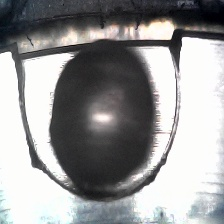
#> input picture dataset/Bad/bad_0006.jpg, 224 x 224 px, given as the content of the folder train_x, which was not available
$ jupyter execute --allow-errors Untitled3-Copy1.ipynb   (shell and % lines are left out)
#> lines starting #> are read from the running program, lines starting #| are printed output that depends on the picture; long printed decimals are rounded; pictures that were not available may be replaced by others from this repository, and a replacement may not be noted
[cell 1]
import os
import shutil
import random
import numpy as np
import copy
import matplotlib.pyplot as plt
import h5py
import scipy
from PIL import Image
from scipy import ndimage
from lr_utils import load_dataset
from sklearn.model_selection import train_test_split
from pathlib import Path
# from public_tests import *

[cell 2]
# STEP 1: Set the correct paths based on your current working directory
bad_folder = "dataset/Bad"
good_folder = "dataset/Good"

# STEP 2: Check if these directories exist
print(f"Bad folder exists: {os.path.exists(bad_folder)}")
print(f"Good folder exists: {os.path.exists(good_folder)}")

# Only proceed if both folders exist
if os.path.exists(bad_folder) and os.path.exists(good_folder):
    # STEP 3: Get all image file names, but filter out directories
    bad_images = [f.name for f in Path(bad_folder).iterdir() if f.is_file()]
    good_images = [f.name for f in Path(good_folder).iterdir() if f.is_file()]

    print(f"Found {len(bad_images)} files in Bad folder")
    print(f"Found {len(good_images)} files in Good folder")

    # STEP 4: Split Bad images
    bad_train, bad_test = train_test_split(bad_images, test_size=0.2)
    print(f"total bad train and bad test {len(bad_train)} {len(bad_test)}")

    # STEP 5: Split Good images
    good_train, good_test = train_test_split(good_images, test_size=0.2)
    print(f"total good train and good test {len(good_train)} {len(good_test)}")

    # STEP 6: Create new folders
    os.makedirs("train_x", exist_ok=True)
    os.makedirs("train_y", exist_ok=True)
    os.makedirs("test_x", exist_ok=True)
    os.makedirs("test_y", exist_ok=True)
    # STEP 7: Copy files
    # Copy training images
    for img in bad_train:
        shutil.copy(os.path.join(bad_folder, img), os.path.join("train_x", img))
    for img in good_train:
        shutil.copy(os.path.join(good_folder, img), os.path.join("train_x", img))

    # Copy test images
    for img in bad_test:
        shutil.copy(os.path.join(bad_folder, img), os.path.join("test_x", img))
    for img in good_test:
        shutil.copy(os.path.join(good_folder, img), os.path.join("test_x", img))

    print("Done! Check train_x and test_x folders")
else:
    print("Error: One or both folders don't exist. Please check the paths.")

[cell 3]
# specify the index to check whether images load or not
index = 123
# specify the complete path to the image directory
image_directory = "dataset/Bad"  # Update this path!

# Combine directory path with filename
#> (the rest of this cell did not finish here and is left out)

[cell 4]
# STEP 1: Load images from train_x folder
folder_path = "train_x"
image_files = os.listdir(folder_path)

# Let's check what we found
print(f"Total files in folder: {len(image_files)}")
print("First 10 files:", image_files[:10])

# STEP 2: Create list to store all images
train_x = []
train_paths = []
for image_file in image_files:
    path = os.path.join(folder_path, image_file)
    # Load and resize image
    img = Image.open(f"{folder_path}/{image_file}")
#> img is the input picture: PIL image 224x224 RGB; mean R, G, B 150.9, 151.2, 151.7
    img = img.resize((64, 64))
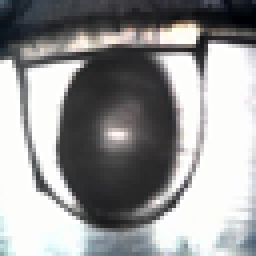
#> img: PIL image 64x64 RGB (shown 4 times larger); mean R, G, B 150.8, 151.2, 151.7

    # Convert to grayscale
    img = img.convert('L')
#> img: PIL image 64x64 L

    img_array = np.array(img)
    train_x.append(img_array)
    train_paths.append(path)
# STEP 3: Create train_set_x like you wanted
train_set_x = np.array(train_x[:])

print(f"train_set_x shape: {train_set_x.shape}")
#| train_set_x shape: (1, 64, 64)
print("Done! Your train_set_x is ready")
#> (the rest of this cell did not finish here and is left out)

[cell 5]
# Create labels based on filenames
labels = []
for image_file in image_files:
    if image_file.startswith('good'):
        labels.append(1)  # Good = 1
    else:  # bad images
        labels.append(0)  # Bad = 0

# Convert to numpy array and reshape to (1, 2015)
train_set_y = np.array(labels).reshape(1, -1)

print(f"train_set_y shape: {train_set_y.shape}")

[cell 6]
# STEP 2: Load images from test_x folder
folder_path = "test_x"
# Filter out directories and hidden files
image_files = sorted([f for f in os.listdir(folder_path)
                     if os.path.isfile(os.path.join(folder_path, f))
                     and not f.startswith('.')])

print(f"Total test files: {len(image_files)}")
print("First 5 files:", image_files[:5])

# STEP 2: Create list to store test images
test_x = []
test_paths=[]

for image_file in image_files:
    path = os.path.join(folder_path, image_file)
    # Load and resize image
    img = Image.open(path)  # Use the path variable directly
    img = img.resize((64, 64))

    # Convert to grayscale
    img = img.convert('L')

    img_array = np.array(img)
    test_x.append(img_array)
    test_paths.append(path)

# STEP 3: Create test_set_x
test_set_x = np.array(test_x[:])

# STEP 4: Create test_set_y (labels)
labels = []
for image_file in image_files:
    if image_file.startswith('good'):
        labels.append(1)  # Good = 1
    else:  # bad images
        labels.append(0)  # Bad = 0

# Convert to shape (1, number_of_test_images)
test_set_y = np.array(labels).reshape(1, -1)

print(f"test_set_x shape: {test_set_x.shape}")
#| test_set_x shape: (1, 64, 64)
print(f"test_set_y shape: {test_set_y.shape}")
print("Done! Your test sets are ready")
print(test_paths[1534] if len(test_paths) > 1534 else "Index 1534 is out of range")

[cell 7]
train_set_x_flatten = train_set_x.reshape(train_set_x.shape[0], -1).T
#> train_set_x_flatten = 4096 values, max 255 at index 684, min 0 at index 380, mean 151.2
test_set_x_flatten = test_set_x.reshape(test_set_x.shape[0], -1).T
#> test_set_x_flatten has the same summary as train_set_x_flatten

[cell 8]
print ("train_set_x_flatten shape: " + str(train_set_x_flatten.shape))
#| train_set_x_flatten shape: (4096, 1)
print ("train_set_y shape: " + str(train_set_y.shape))
print ("test_set_x_flatten shape: " + str(test_set_x_flatten.shape))
#| test_set_x_flatten shape: (4096, 1)
print ("test_set_y shape: " + str(test_set_y.shape))

[cell 9]
train_set_x = train_set_x_flatten / 255
#> train_set_x = 4096 values, max 1 at index 684, min 0 at index 380, mean 0.593
test_set_x = test_set_x_flatten / 255
#> test_set_x has the same summary as train_set_x

[cell 10]
def sigmoid(z):
    s = 1 / (1 + np.exp(-z))
    return s

[cell 11]
print ("sigmoid([0, 2]) = " + str(sigmoid(np.array([0,2]))))

[cell 12]
def layer_sizes(X, Y):
    n_x = X.shape[0]
#> n_x = 4096
    n_h = 12
    n_y = Y.shape[0]
    return (n_x, n_h, n_y)

[cell 13]
def initialize_parameters(n_x, n_h, n_y):
    W1 = np.random.randn(n_h, n_x) * 0.01
    b1 = np.zeros((n_h, 1))
    W2 = np.random.randn(n_y, n_h) * 0.01
    b2 = np.zeros((n_y, 1))

    parameters = {"W1" : W1,
                  "b1" : b1,
                  "W2" : W2,
                  "b2" : b2}
    return parameters

[cell 14]
np.random.seed(2)
n_x, n_h, n_y = layer_sizes(train_set_x, train_set_y)
#> n_x = 4096; n_h = 12; n_y = 1
# n_x, n_h, n_y = initialize_parameters_test_case()
parameters = initialize_parameters(n_x, n_h, n_y)
#> parameters = 4 items

[cell 15]
def forward_propagation(X, parameters):
    W1 = parameters["W1"]
    b1 = parameters["b1"]
    W2 = parameters["W2"]
    b2 = parameters["b2"]

    Z1 = np.dot(W1, X) + b1
    A1 = np.tanh(Z1)
    Z2 = np.dot(W2, A1) + b2
    A2 = sigmoid(Z2)

    assert(A2.shape == (1, X.shape[1]))
    cache = {"Z1" : Z1,
             "A1" : A1,
             "Z2" : Z2,
             "A2" : A2}
    return A2, cache

[cell 16]
def compute_cost(A2, Y):
    m = Y.shape[1]
    logprobs = np.multiply(np.log(A2), Y) + np.multiply(np.log(1 - A2), (1 - Y))
    cost = -1 / m * np.sum(logprobs)
    cost = float(np.squeeze(cost))
    return cost

[cell 17]
def backward_propagation(parameters, cache, X, Y):
    m = X.shape[1]

    W1 = parameters["W1"]
    W2 = parameters["W2"]

    A1 = cache["A1"]
    A2 = cache["A2"]

    dZ2 = A2 - Y
    dW2 = 1 / m * np.dot(dZ2, A1.T)
    db2 = 1 / m * np.sum(dZ2, axis = 1, keepdims = True)
    dZ1 = np.dot(W2.T, dZ2) * (1 - np.power(A1, 2))
    dW1 = 1 / m * np.dot(dZ1, X.T)
    db1 = 1 / m * np.sum(dZ1, axis = 1, keepdims = True)

    grads = {"dW1" : dW1,
             "db1" : db1,
             "dW2" : dW2,
             "db2" : db2
            }
    return grads

[cell 18]
def update_parameters(parameters, grads, learning_rate = 0.01):
    W1 = parameters["W1"]
    b1 = parameters["b1"]
    W2 = parameters["W2"]
    b2 = parameters["b2"]

    dW1 = grads["dW1"]
    db1 = grads["db1"]
    dW2 = grads["dW2"]
    db2 = grads["db2"]

    W1 = W1 - learning_rate * dW1
    b1 = b1 - learning_rate * db1
    W2 = W2 - learning_rate * dW2
    b2 = b2 - learning_rate * db2

    parameters = {"W1" : W1,
                  "b1" : b1,
                  "W2" : W2,
                  "b2" : b2,
                 }
    return parameters

[cell 19]
def nn_model(X, Y, n_h, num_iterations=10000, print_cost=False):
#> called with X = array of shape (4096, 1), Y = array of shape (1, 1), n_h = 2, num_iterations = 10000, print_cost = True
    np.random.seed(3)

    # Get layer sizes
    n_x, _, n_y = layer_sizes(X, Y)
#> n_x = 4096; n_y = 1

    # Initialize parameters
    parameters = initialize_parameters(n_x, n_h, n_y)
#> parameters = 4 items

    # Training loop
    for i in range(num_iterations):
        A2, cache = forward_propagation(X, parameters)
        cost = compute_cost(A2, Y)
        grads = backward_propagation(parameters, cache, X, Y)
        parameters = update_parameters(parameters, grads)

        if print_cost and i % 1000 == 0:
            print("Cost after iteration %i: %f" % (i, cost))
#> this loop made 10000 passes
#> (Z1 in forward_propagation, Z2 in forward_propagation) on passes 1 to 3: ([-0.896, -0.694], [0.00217]), ([-0.93, -0.618], [-0.00782]), ([-0.979, -0.557], [-0.0175])
#| Cost after iteration 0: 0.6942
#| Cost after iteration 1000: 0.03559
#| Cost after iteration 2000: 0.01743
#| Cost after iteration 3000: 0.0115
#> (further printed lines are left out)

    return parameters

[cell 20]
def predict(parameters, X):
    A2, cache = forward_propagation(X, parameters)
    predictions = (A2 > 0.5).astype(int)
    return predictions

[cell 21]
parameters = nn_model(train_set_x,train_set_y, n_h = 2, num_iterations=10000, print_cost=True)

[cell 22]
predictions_train = predict(parameters, train_set_x)  # predict labels for training set

correct_predictions = (np.dot(train_set_y, predictions_train.T) +
                       np.dot(1 - train_set_y, 1 - predictions_train.T)).item()

accuracy = float(correct_predictions) / train_set_y.size * 100
print(f"Accuracy: {accuracy:.2f}%")
#| Accuracy: 100.00%


$ run again, on dataset/Bad/bad_0035.jpg
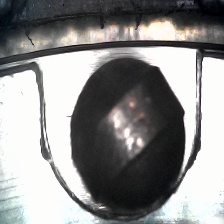
#> input picture dataset/Bad/bad_0035.jpg, 224 x 224 px, given as the content of the folder train_x, which was not available
#> img is the input picture: PIL image 224x224 RGB; mean R, G, B 142.1, 142.2, 141.8
#> `img = img.resize((64, 64))`:
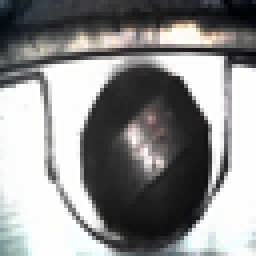
#> img: PIL image 64x64 RGB (shown 4 times larger); mean R, G, B 142, 142.1, 141.7
#| train_set_x shape: (1, 64, 64)
#| test_set_x shape: (1, 64, 64)
#> train_set_x_flatten = 4096 values, max 255 at index 685, min 0 at index 191, mean 142.1
#> test_set_x_flatten has the same summary as train_set_x_flatten
#| train_set_x_flatten shape: (4096, 1)
#| test_set_x_flatten shape: (4096, 1)
#> train_set_x = 4096 values, max 1 at index 685, min 0 at index 191, mean 0.557
#> test_set_x has the same summary as train_set_x
#> `n_x, n_h, n_y = layer_sizes(train_set_x, train_set_y)`: n_x = 4096; n_h = 12; n_y = 1
#> `parameters = initialize_parameters(n_x, n_h, n_y)`: parameters = 4 items
#> in nn_model, `n_x, _, n_y = layer_sizes(X, Y)`: n_x = 4096; n_y = 1
#> in nn_model, `parameters = initialize_parameters(n_x, n_h, n_y)`: parameters = 4 items
#> the loop in nn_model, `for i in range(num_iterations):` made 10000 passes
#> (Z1 in forward_propagation, Z2 in forward_propagation) on passes 1 to 3: ([-0.377, -1.04], [0.00677]), ([-0.434, -0.993], [-0.0025]), ([-0.503, -0.962], [-0.0119])
#> (printed output is left out)
#| Accuracy: 100.00%

$ run again, on dataset/Bad/bad_0042.jpg
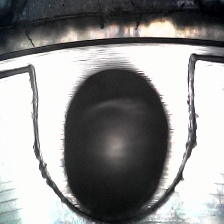
#> input picture dataset/Bad/bad_0042.jpg, 224 x 224 px, given as the content of the folder train_x, which was not available
#> img is the input picture: PIL image 224x224 RGB; mean R, G, B 144.6, 144.6, 144.1
#> `img = img.resize((64, 64))`:
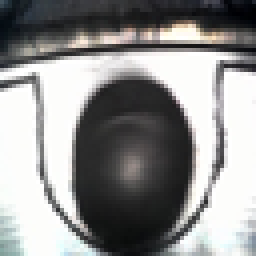
#> img: PIL image 64x64 RGB (shown 4 times larger); mean R, G, B 144.5, 144.5, 144.1
#| train_set_x shape: (1, 64, 64)
#| test_set_x shape: (1, 64, 64)
#> train_set_x_flatten = 4096 values, max 255 at index 620, min 0 at index 191, mean 144.5
#> test_set_x_flatten has the same summary as train_set_x_flatten
#| train_set_x_flatten shape: (4096, 1)
#| test_set_x_flatten shape: (4096, 1)
#> train_set_x = 4096 values, max 1 at index 620, min 0 at index 191, mean 0.567
#> test_set_x has the same summary as train_set_x
#> `n_x, n_h, n_y = layer_sizes(train_set_x, train_set_y)`: n_x = 4096; n_h = 12; n_y = 1
#> `parameters = initialize_parameters(n_x, n_h, n_y)`: parameters = 4 items
#> in nn_model, `n_x, _, n_y = layer_sizes(X, Y)`: n_x = 4096; n_y = 1
#> in nn_model, `parameters = initialize_parameters(n_x, n_h, n_y)`: parameters = 4 items
#> the loop in nn_model, `for i in range(num_iterations):` made 10000 passes
#> (Z1 in forward_propagation, Z2 in forward_propagation) on passes 1 to 3: ([-0.677, -0.714], [0.0032]), ([-0.721, -0.642], [-0.00612]), ([-0.779, -0.585], [-0.0153])
#> (printed output is left out)
#| Accuracy: 100.00%

$ run again, on dataset/Bad/bad_0076.jpg
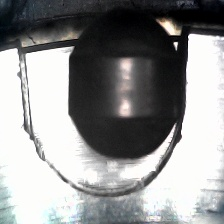
#> input picture dataset/Bad/bad_0076.jpg, 224 x 224 px, given as the content of the folder train_x, which was not available
#> img is the input picture: PIL image 224x224 RGB; mean R, G, B 144.4, 145.2, 145.3
#> `img = img.resize((64, 64))`:
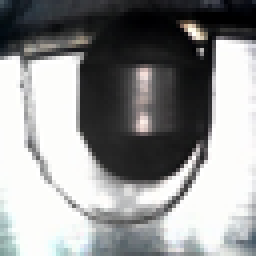
#> img: PIL image 64x64 RGB (shown 4 times larger); mean R, G, B 144.3, 145.2, 145.3
#| train_set_x shape: (1, 64, 64)
#| test_set_x shape: (1, 64, 64)
#> train_set_x_flatten = 4096 values, max 255 at index 694, min 0 at index 191, mean 145
#> test_set_x_flatten has the same summary as train_set_x_flatten
#| train_set_x_flatten shape: (4096, 1)
#| test_set_x_flatten shape: (4096, 1)
#> train_set_x = 4096 values, max 1 at index 694, min 0 at index 191, mean 0.568
#> test_set_x has the same summary as train_set_x
#> `n_x, n_h, n_y = layer_sizes(train_set_x, train_set_y)`: n_x = 4096; n_h = 12; n_y = 1
#> `parameters = initialize_parameters(n_x, n_h, n_y)`: parameters = 4 items
#> in nn_model, `n_x, _, n_y = layer_sizes(X, Y)`: n_x = 4096; n_y = 1
#> in nn_model, `parameters = initialize_parameters(n_x, n_h, n_y)`: parameters = 4 items
#> the loop in nn_model, `for i in range(num_iterations):` made 10000 passes
#> (Z1 in forward_propagation, Z2 in forward_propagation) on passes 1 to 3: ([-0.832, -0.373], [-0.000518]), ([-0.869, -0.271], [-0.00961]), ([-0.921, -0.179], [-0.0185])
#> (printed output is left out)
#| Accuracy: 100.00%
